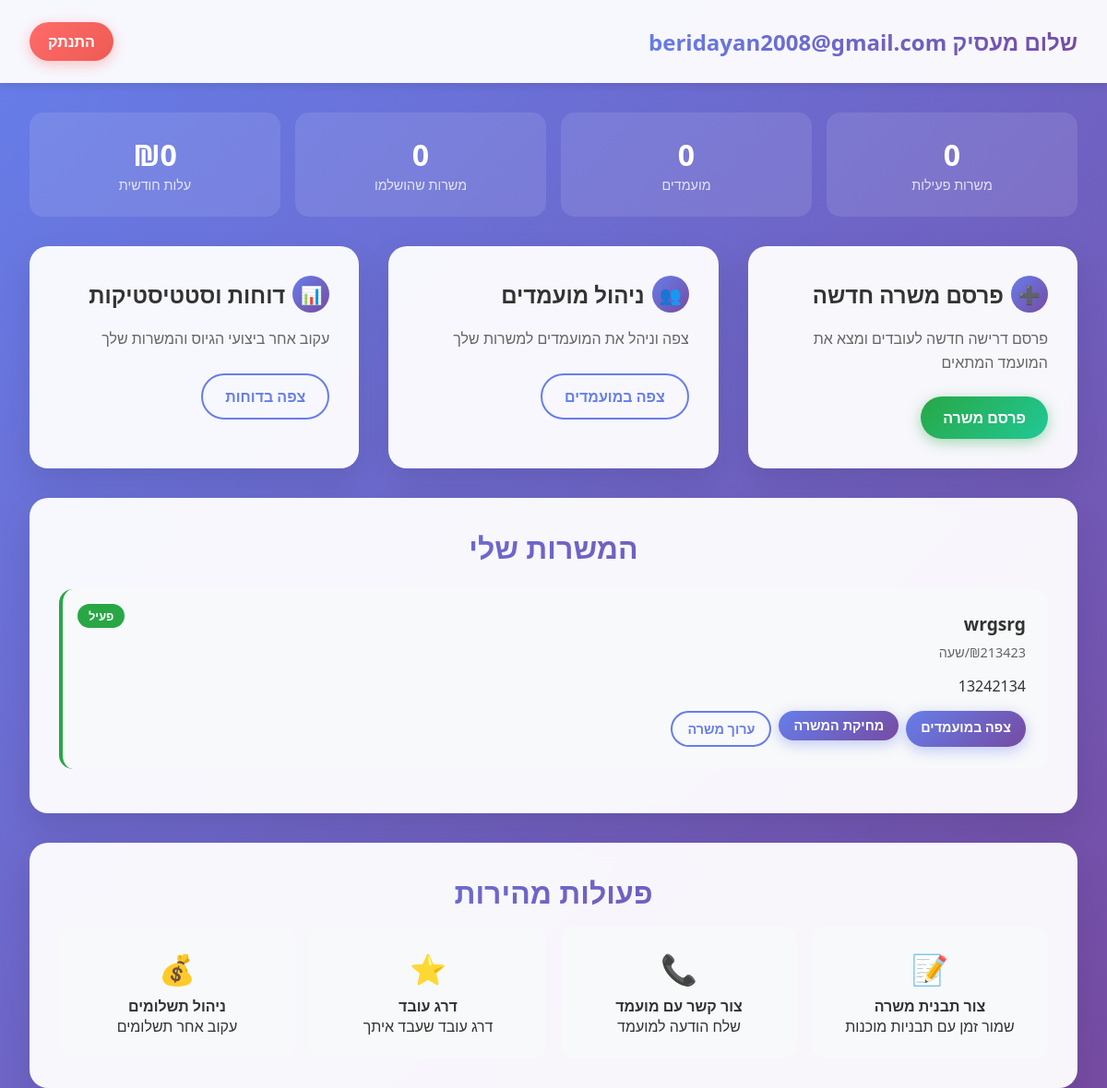
The page /employer (signed in) on the database as committed earlier.
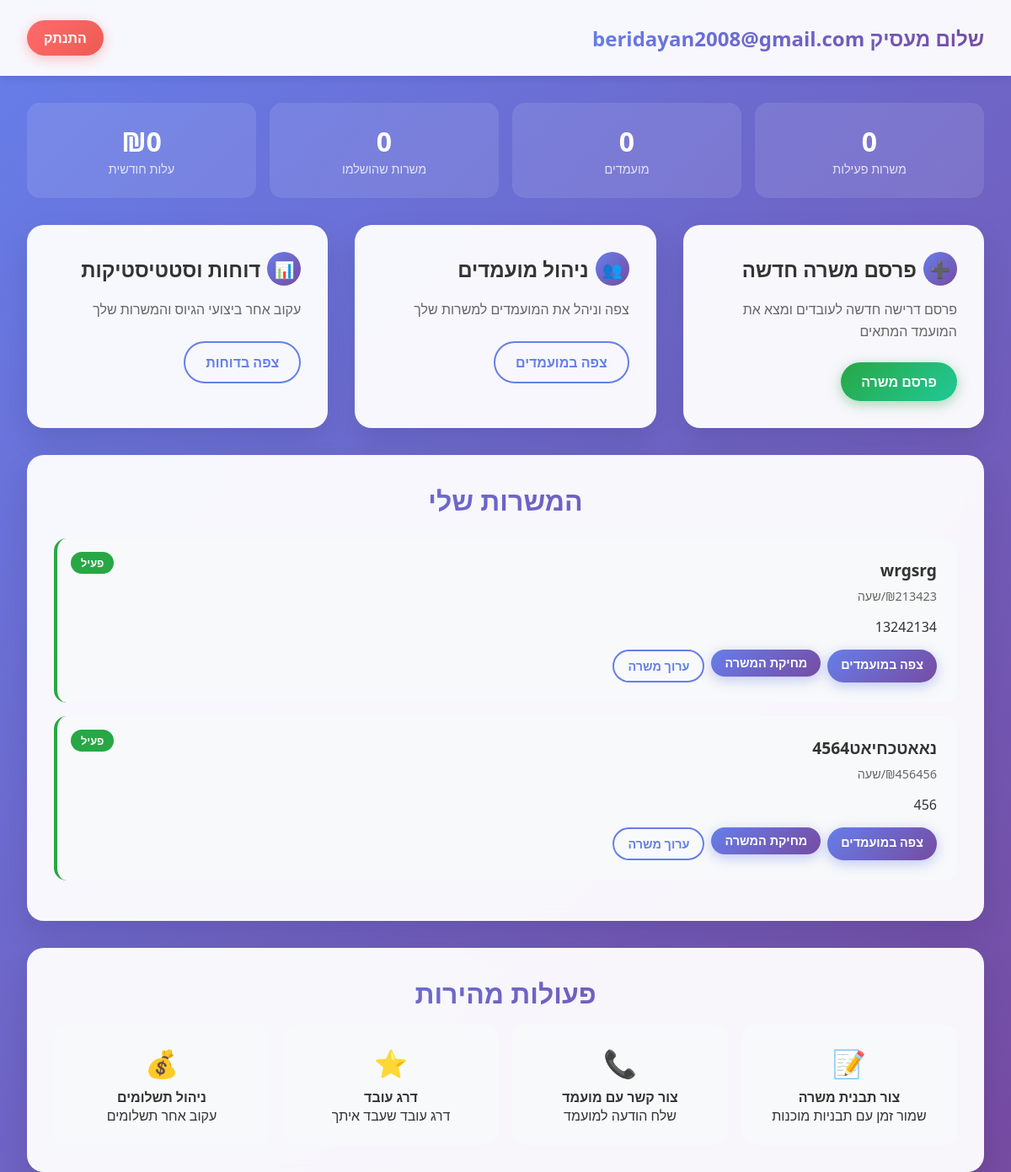
The same page on the database as committed later.
### models.py (models this page shows)
class User(UserMixin, db.Model):
    id = db.Column(db.Integer, primary_key=True)
    email = db.Column(db.String(150), unique=True)
    password = db.Column(db.String(150))
    role = db.Column(db.String(20))  # 'employer' or 'worker'

class Job(db.Model):
    id = db.Column(db.Integer, primary_key=True)
    title = db.Column(db.String(150), nullable=False)
    description = db.Column(db.Text, nullable=False)
    hourly_rate = db.Column(db.Integer, nullable=False)
    created_at = db.Column(db.DateTime, default=datetime.utcnow)
    employer_id = db.Column(db.Integer, db.ForeignKey('user.id'), nullable=False)
    employer = db.relationship('User', backref='jobs')

### app.py (the view)
@app.route('/employer')
@login_required
def employer_dashboard():
    if current_user.role != 'employer':
        return redirect(url_for('home'))
    jobs = Job.query.filter_by(employer_id=current_user.id).all()
    return render_template('employer_dashboard.html', jobs=jobs)

### app.py (called while the page is built)
@login_manager.user_loader
def load_user(user_id):
    return User.query.get(int(user_id))

### templates/employer_dashboard.html (shortened to what this page needs)
<!DOCTYPE html>
<html lang="he" dir="rtl">
<head>
</head>
<body>
    <div class="header">
        <div class="welcome-text">
            שלום מעסיק {{ current_user.email }}
        </div>
        <a href="{{ url_for('logout') }}" class="logout-btn">התנתק</a>
    </div>
    <div class="container">
        <div class="stats">
            <div class="stat-item">
                <span class="stat-number">0</span>
                <span class="stat-label">משרות פעילות</span>
            </div>
            <div class="stat-item">
                <span class="stat-number">0</span>
                <span class="stat-label">מועמדים</span>
            </div>
            <div class="stat-item">
                <span class="stat-number">0</span>
                <span class="stat-label">משרות שהושלמו</span>
            </div>
            <div class="stat-item">
                <span class="stat-number">₪0</span>
                <span class="stat-label">עלות חודשית</span>
            </div>
        </div>
        <div class="dashboard-content">
            <div class="card">
                <h3>
                    <div class="card-icon">➕</div>
                    פרסם משרה חדשה
                </h3>
                <p>פרסם דרישה חדשה לעובדים ומצא את המועמד המתאים</p>
                <a href="{{ url_for('new_job') }}" class="btn btn-success">פרסם משרה</a>
            </div>
            <div class="card">
                <h3>
                    <div class="card-icon">👥</div>
                    ניהול מועמדים
                </h3>
                <p>צפה וניהל את המועמדים למשרות שלך</p>
                <a href="#" class="btn btn-secondary">צפה במועמדים</a>
            </div>
            <div class="card">
                <h3>
                    <div class="card-icon">📊</div>
                    דוחות וסטטיסטיקות
                </h3>
                <p>עקוב אחר ביצועי הגיוס והמשרות שלך</p>
                <a href="#" class="btn btn-secondary">צפה בדוחות</a>
            </div>
        </div>
        <div class="jobs-section">
            <h2 class="section-title">המשרות שלי</h2>
            {% if jobs %}
                {% for job in jobs %}
                    <div class="job-card">
                        <div class="job-status">פעיל</div>
                        <div class="job-title">{{ job.title }}</div>
                        <div class="job-details">₪{{ job.hourly_rate }}/שעה</div>
                        <p>{{ job.description }}</p>
                        <div class="job-actions">
                            <a href="#" class="btn">צפה במועמדים</a>
                            <form method="POST" action="{{ url_for('delete_job', job_id=job.id) }}" onsubmit="return confirm('אתה בטוח שברצונך למחוק את המשרה?');" style="display:inline;">
                                <button type="submit" class="btn btn-danger">מחיקת המשרה</button>
                            </form>
                            <a href="{{ url_for('edit_job', job_id=job.id) }}" class="btn btn-secondary">ערוך משרה</a>
                        </div>
                    </div>
                {% endfor %}
            {% else %}
                <div class="no-jobs">טרם פרסמת משרות. התחל בפרסום המשרה הראשונה שלך!</div>
            {% endif %}
        </div>
        <div class="quick-actions">
            <h3 class="section-title">פעולות מהירות</h3>
            <div class="actions-grid">
                <div class="action-item">
                    <div class="action-icon">📝</div>
                    <h4>צור תבנית משרה</h4>
                    <p>שמור זמן עם תבניות מוכנות</p>
                </div>
                <div class="action-item">
                    <div class="action-icon">📞</div>
                    <h4>צור קשר עם מועמד</h4>
                    <p>שלח הודעה למועמד</p>
                </div>
                <div class="action-item">
                    <div class="action-icon">⭐</div>
                    <h4>דרג עובד</h4>
                    <p>דרג עובד שעבד איתך</p>
                </div>
                <div class="action-item">
                    <div class="action-icon">💰</div>
                    <h4>ניהול תשלומים</h4>
                    <p>עקוב אחר תשלומים</p>
                </div>
            </div>
        </div>
    </div>
</body>
</html>

### templates/employer_dashboard.html (style rules this page uses)
* { margin: 0; padding: 0; box-sizing: border-box; }
body { font-family: 'Segoe UI', Tahoma, Geneva, Verdana, sans-serif; background: linear-gradient(135deg, #667eea 0%, #764ba2 100%); min-height: 100vh; color: #333; }
.header { background: rgba(255, 255, 255, 0.95); backdrop-filter: blur(10px); padding: 1.5rem 2rem; box-shadow: 0 2px 10px rgba(0, 0, 0, 0.1); display: flex; justify-content: space-between; align-items: center; margin-bottom: 2rem; }
.welcome-text { font-size: 1.5rem; font-weight: 600; background: linear-gradient(135deg, #667eea, #764ba2); -webkit-background-clip: text; -webkit-text-fill-color: transparent; background-clip: text; }
.logout-btn { background: linear-gradient(135deg, #ff6b6b, #ee5a52); color: white; text-decoration: none; padding: 10px 20px; border-radius: 25px; font-weight: 600; transition: all 0.3s ease; box-shadow: 0 4px 15px rgba(255, 107, 107, 0.4); }
.container { max-width: 1200px; margin: 0 auto; padding: 0 2rem; }
.dashboard-content { display: grid; grid-template-columns: repeat(auto-fit, minmax(300px, 1fr)); gap: 2rem; margin-bottom: 2rem; }
.card { background: rgba(255, 255, 255, 0.95); backdrop-filter: blur(10px); border-radius: 20px; padding: 2rem; box-shadow: 0 15px 35px rgba(0, 0, 0, 0.1); transition: all 0.3s ease; animation: fadeInUp 0.8s ease-out; }
.card h3 { font-size: 1.5rem; margin-bottom: 1rem; color: #333; display: flex; align-items: center; gap: 0.5rem; }
.card-icon { width: 40px; height: 40px; background: linear-gradient(135deg, #667eea, #764ba2); border-radius: 50%; display: flex; align-items: center; justify-content: center; color: white; font-size: 1.2rem; }
.card p { color: #666; line-height: 1.6; margin-bottom: 1.5rem; }
.btn { display: inline-block; background: linear-gradient(135deg, #667eea, #764ba2); color: white; text-decoration: none; padding: 12px 24px; border-radius: 25px; font-weight: 600; transition: all 0.3s ease; box-shadow: 0 4px 15px rgba(102, 126, 234, 0.4); border: none; cursor: pointer; font-size: 1rem; }
.btn-secondary { background: transparent; border: 2px solid #667eea; color: #667eea; box-shadow: none; }
.btn-success { background: linear-gradient(135deg, #28a745, #20c997); box-shadow: 0 4px 15px rgba(40, 167, 69, 0.4); }
.jobs-section { background: rgba(255, 255, 255, 0.95); backdrop-filter: blur(10px); border-radius: 20px; padding: 2rem; box-shadow: 0 15px 35px rgba(0, 0, 0, 0.1); animation: fadeInUp 0.8s ease-out 0.2s both; margin-bottom: 2rem; }
.section-title { font-size: 2rem; margin-bottom: 1.5rem; text-align: center; background: linear-gradient(135deg, #667eea, #764ba2); -webkit-background-clip: text; -webkit-text-fill-color: transparent; background-clip: text; }
.job-card { background: #f8f9fa; border-radius: 15px; padding: 1.5rem; margin-bottom: 1rem; border-left: 4px solid #28a745; transition: all 0.3s ease; position: relative; }
.job-title { font-size: 1.2rem; font-weight: 600; color: #333; margin-bottom: 0.5rem; }
.job-details { color: #666; font-size: 0.9rem; margin-bottom: 1rem; }
.job-status { position: absolute; top: 1rem; left: 1rem; background: #28a745; color: white; padding: 4px 12px; border-radius: 15px; font-size: 0.8rem; font-weight: 600; }
.job-actions { display: flex; gap: 0.5rem; margin-top: 1rem; }
.job-actions .btn { font-size: 0.9rem; padding: 8px 16px; }
.stats { display: grid; grid-template-columns: repeat(auto-fit, minmax(150px, 1fr)); gap: 1rem; margin: 2rem 0; }
.stat-item { background: rgba(255, 255, 255, 0.1); border-radius: 15px; padding: 1.5rem; text-align: center; color: white; }
.stat-number { font-size: 2rem; font-weight: 700; display: block; }
.stat-label { font-size: 0.9rem; opacity: 0.8; }
.quick-actions { background: rgba(255, 255, 255, 0.95); backdrop-filter: blur(10px); border-radius: 20px; padding: 2rem; box-shadow: 0 15px 35px rgba(0, 0, 0, 0.1); animation: fadeInUp 0.8s ease-out 0.4s both; }
.quick-actions h3 { margin-bottom: 1rem; text-align: center; }
.actions-grid { display: grid; grid-template-columns: repeat(auto-fit, minmax(200px, 1fr)); gap: 1rem; }
.action-item { background: #f8f9fa; border-radius: 15px; padding: 1.5rem; text-align: center; transition: all 0.3s ease; cursor: pointer; }
.action-icon { font-size: 2rem; margin-bottom: 0.5rem; }

Rows that differ between the two databases and show on the page:
added Job: title "נאאטכחיאט4564", hourly_rate "456456", description "456"
